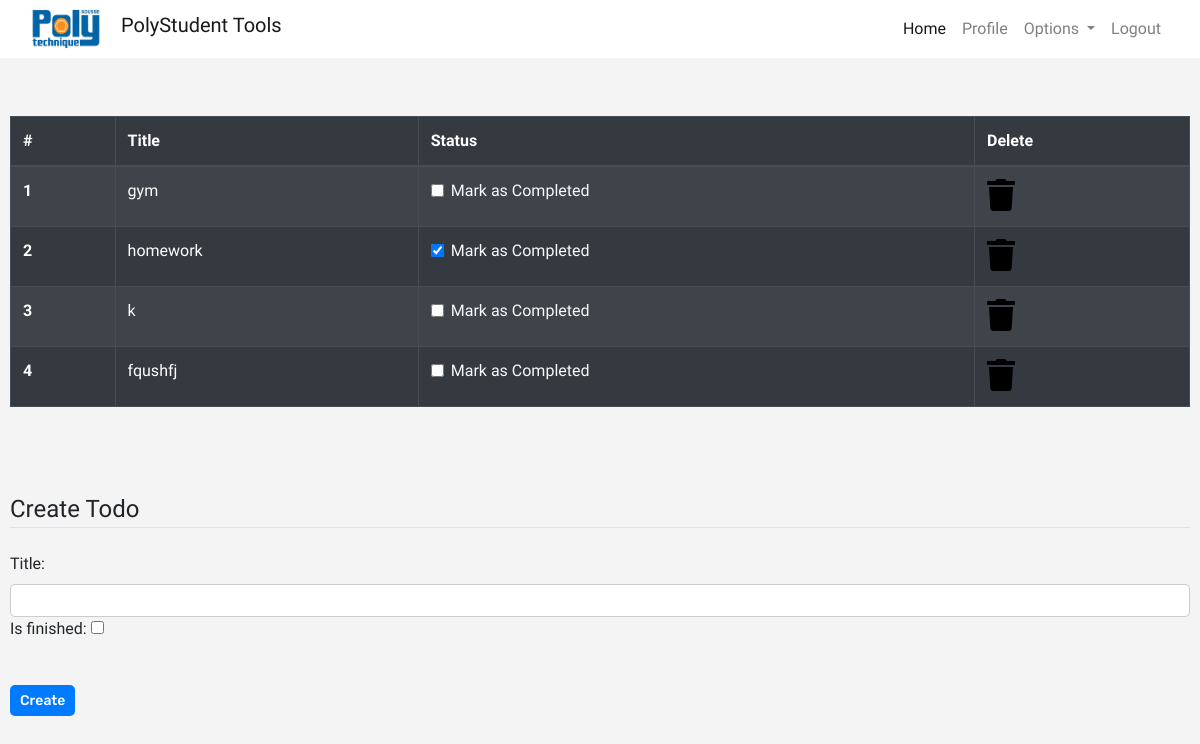
The app's page /todo (signed in), older data.
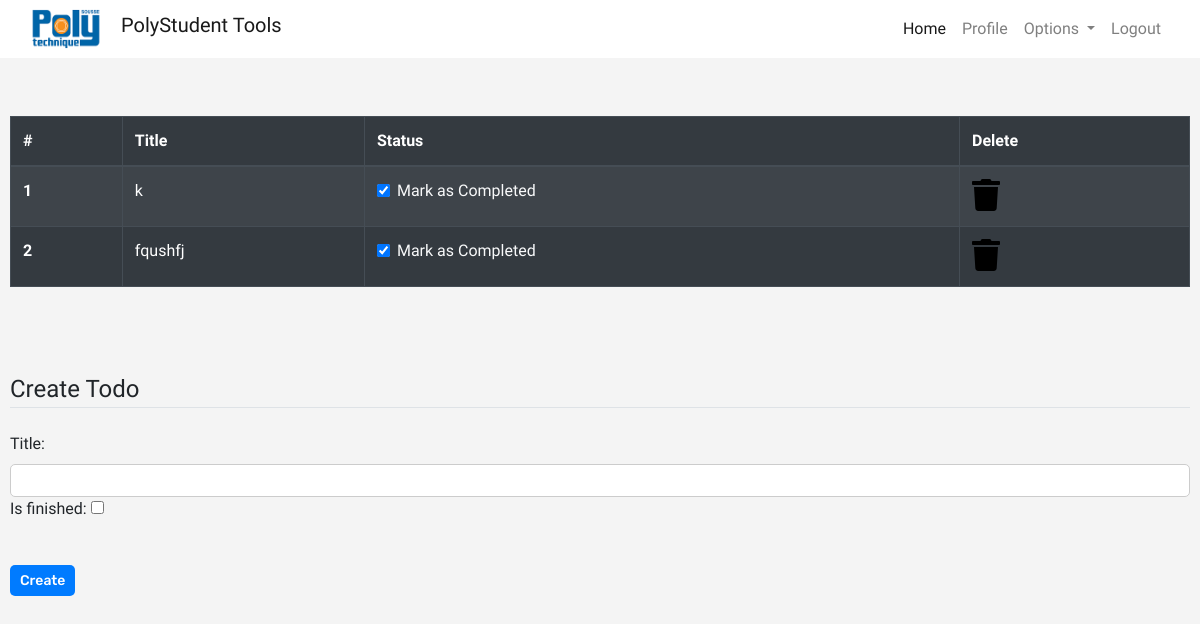
The same page, newer data.
### dashboard/models.py (models this page shows, shortened)
class Todo(models.Model):
    user=models.ForeignKey(User, on_delete=models.CASCADE)
    title = models.CharField(max_length=100)
    is_finished=models.BooleanField(default=False)

### dashboard/views.py (the view)
# urls.py: path('todo',views.todo,name="todo"),
def todo(request):
    if request.method == 'POST':
        form = TodoForm(request.POST)
        if form.is_valid():
            try:
                finished = request.POST["is_finished"]
                if finished == 'on':
                    finished = True
                else:
                    finished =False
            except:
                finished = False
            todos = Todo(
                user= request.user,
                title = request.POST ['title'],
                is_finished = finished
            )
            todos.save()
            messages.success(request,f"todo added from {request.user.username}!!")
    else:
        form = TodoForm()
    todo =Todo.objects.filter(user=request.user)
    if len(todo)==0:
        todos_done = True
    else:
        todos_done=False
    context={
            'form':form,
            'todos':todo,
            'todos_done':todos_done
        }
    return render(request,"dashboard/todo.html",context)

### dashboard/forms.py
class TodoForm(forms.ModelForm):
    class Meta:
        model = Todo
        fields = ['title','is_finished']

### dashboard/templates/dashboard/todo.html (shortened to what this page needs)
{% extends 'dashboard/base.html' %}
{% load static %}
{% block content %}
<div class="container">
{% if not todos_done %}
    <table class="table table-striped table-bordered table-hover table-dark">
        <thead>
            <tr>
                <th scope="col">#</th>
                <th scope="col">Title</th>
                <th scope="col">Status</th>
                <th scope="col">Delete</th>
            </tr>
        </thead>
        <tbody>
            {% for todo in todos %}
            <tr>
                <th scope="row">{{forloop.counter}}</th>
                <td>{{todo.title}}</td>
                <td>
                    <a href="{% url 'update-todo' todo.id %}">
                        <div class="form-check">
                            {% if todo.is_finished == True %}
                            <input class="form-check-input" type="checkbox" value="" checked>
                            {% else %}
                            <input class="form-check-input" type="checkbox" value="">
                            {% endif %}
                            <label class="form-check-label text-light" for="flexCheckDefault">
                                Mark as Completed
                            </label>
                        </div>
                    </a>
                </td>
                <td><a href="{% url 'delete-todo' todo.id %}"><i class="fa fa-trash fa-2x"></i></a></td>
            </tr>
            {% endfor %}
        </tbody>
    </table>
    {% else %}
    <h4>All tasks have been done!! create to add more</h4>
{% endif %}
</div><br><br>
<div class="container">
    <form method="POST">
        <fieldset class="form-group">
            <legend class="border-bottom mb-4">Create Todo</legend>
            {{form}}
        </fieldset>
        <div class="form-group">
            <button href="" class="btn btn-outline-info" type="submit">
                Create
            </button>
        </div>
    </form>
</div>
{% endblock content %}

### dashboard/templates/dashboard/base.html (shortened to what this page needs)
<!DOCTYPE html>
{% load static %}
<html lang="en">
<head>
  <link rel="stylesheet" href="https://stackpath.bootstrapcdn.com/bootstrap/4.3.1/css/bootstrap.min.css"
 />
  <link rel="stylesheet" href="https://use.fontawesome.com/releases/v5.7.2/css/all.css"
 />
  <link rel="stylesheet" href="{% static 'css/main.css' %}" />
</head>
<body>
  <header>
    <nav class="navbar navbar-expand-lg navbar-light bg-white">
      <div class="container-fluid">
        <a href="/">
          <img class="logo" src="{% static 'images/logo.png' %}" alt="logo">
        </a>
        <a class="navbar-brand" href="{% url 'home' %}"><h5>PolyStudent Tools</h5></a>
        <div class="collapse navbar-collapse justify-content-end" id="navbarSupportedContent">
          <ul class="navbar-nav mb-2 mb-lg-0">
            <li class="nav-item">
              <a class="nav-link active" aria-current="page" href="{% url 'home' %}">Home</a>
            </li>
            {% if user.is_authenticated %}
            <li class="nav-item">
              <a class="nav-link" href="{% url 'profile' %}">Profile</a>
            </li>
            <li class="nav-item dropdown">
              <a class="nav-link dropdown-toggle" href="#" id="navbarDropdown" role="button" data-toggle="dropdown"
                aria-haspopup="true" aria-expanded="false">
                Options
              </a>
            </li>
            <li class="nav-item">
              <a class="nav-link" href="{% url 'logout' %}">Logout</a>
            </li>
            {% endif %}
          </ul>
        </div>
      </div>
    </nav>
  </header>
  <br /><br />
  <main>
    {% block content %}
    {% endblock content %}
  </main>
</body>
</html>

### static/css/main.css (style rules this page uses)
html { height: 100%; }
body { margin: 0; font-family: "Quicksand", sans-serif; background-color: #f4f4f4; }
a { text-decoration: none; color: black; }
.logo { width: 70px; height: 40px; }
.navbar { background-color: white; color: black; }
.navbar-brand { padding-left: 20px; color: #000000; }
.nav-link { color: white; }
.btn { font-family: "Rubik", sans-serif; font-weight: 500; border-radius: 20px; border: none; color: black; padding: 0.7rem 1.4rem; margin-top: 1rem; cursor: pointer; transition: background-color 0.3s ease; }
.container { max-width:max-content; margin: 0 auto; padding: 20px; box-sizing: border-box; }
.form-group { margin-bottom: 20px; }
input[type="text"], textarea { width: 100%; padding: 10px; border: 1px solid #ccc; border-radius: 5px; box-sizing: border-box; font-size: 16px; font-family: "Quicksand", sans-serif; }
button[type="submit"] { background-color: #007bff; color: #fff; border: none; border-radius: 5px; padding: 10px 20px; font-size: 16px; cursor: pointer; font-family: "Rubik", sans-serif; }
.container { max-width: 100%; padding: 10px; }
input[type="text"], textarea { font-size: 14px; padding: 5px; }
button[type="submit"] { font-size: 14px; padding: 5px 10px; }

Row changes from the older to the newer data that the page shows:
removed Todo: title "gym"
removed Todo: title "homework"
changed Todo (number 1 of 2 on the later page): value "☐" → "☑"
changed Todo "fqushfj": value "☐" → "☑"
